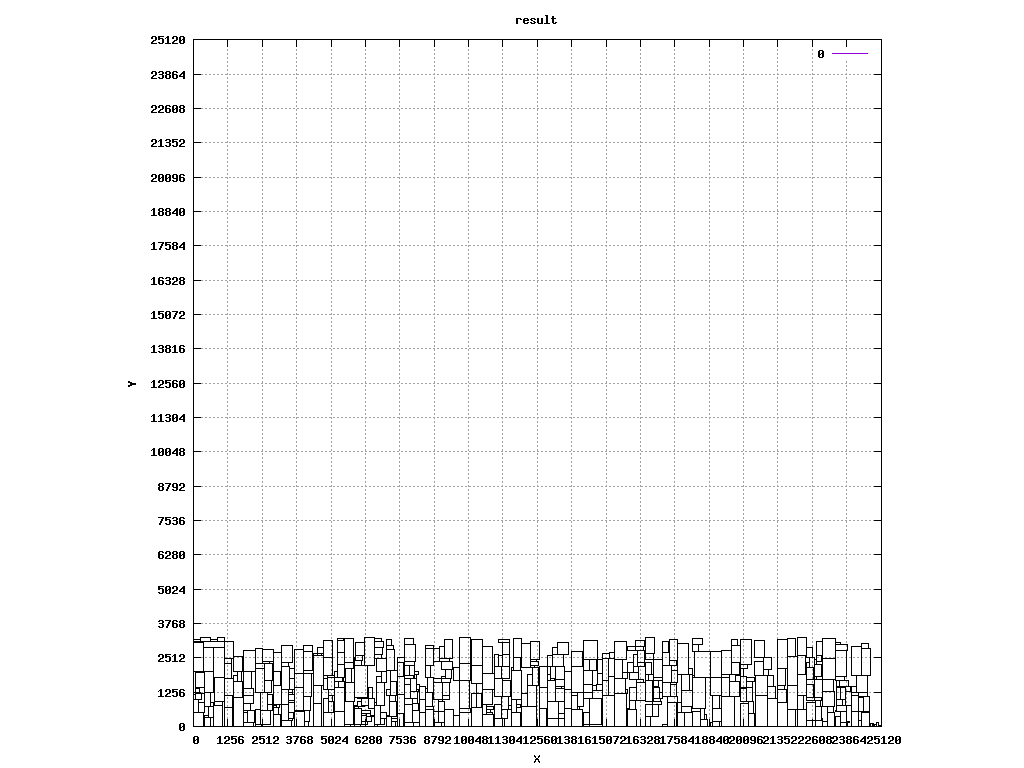

Generate this figure with gnuplot:
reset
set title "result"
set xlabel "X"
set ylabel "Y"
set object 1 rect from 12330,2245 to 12610,2375 lw 1 fs empty
#set label "T1_h2_0001" at 12470,2310 center
set object 2 rect from 19665,2340 to 19970,2955 lw 1 fs empty
#set label "T1_h2_0002" at 19817,2647 center
set object 3 rect from 4740,2520 to 5060,3160 lw 1 fs empty
#set label "T1_h2_0003" at 4900,2840 center
set object 4 rect from 17300,875 to 17665,1105 lw 1 fs empty
#set label "T1_h2_0004" at 17482,990 center
set object 5 rect from 7035,2960 to 7240,3200 lw 1 fs empty
#set label "T1_h2_0005" at 7137,3080 center
set object 6 rect from 7470,490 to 7710,1160 lw 1 fs empty
#set label "T1_h2_0006" at 7590,825 center
set object 7 rect from 23440,2770 to 23890,3010 lw 1 fs empty
#set label "T1_h2_0007" at 23665,2890 center
set object 8 rect from 13230,1710 to 13570,2200 lw 1 fs empty
#set label "T1_h2_0008" at 13400,1955 center
set object 9 rect from 6120,770 to 6405,1020 lw 1 fs empty
#set label "T1_h2_0009" at 6262,895 center
set object 10 rect from 23825,780 to 24025,1270 lw 1 fs empty
#set label "T1_h2_0010" at 23925,1025 center
set object 11 rect from 370,2000 to 730,2875 lw 1 fs empty
#set label "T1_h2_0011" at 550,2437 center
set object 12 rect from 15685,1750 to 15870,1960 lw 1 fs empty
#set label "T1_h2_0012" at 15777,1855 center
set object 13 rect from 13335,280 to 13560,490 lw 1 fs empty
#set label "T1_h2_0013" at 13447,385 center
set object 14 rect from 22710,230 to 22925,730 lw 1 fs empty
#set label "T1_h2_0014" at 22817,480 center
set object 15 rect from 12940,1680 to 13045,1900 lw 1 fs empty
#set label "T1_h2_0015" at 12992,1790 center
set object 16 rect from 16210,2205 to 16490,2335 lw 1 fs empty
#set label "T1_h2_0016" at 16350,2270 center
set object 17 rect from 8780,140 to 8950,540 lw 1 fs empty
#set label "T1_h2_0017" at 8865,340 center
set object 18 rect from 6850,290 to 7035,500 lw 1 fs empty
#set label "T1_h2_0018" at 6942,395 center
set object 19 rect from 10140,0 to 10575,680 lw 1 fs empty
#set label "T1_h2_0019" at 10357,340 center
set object 20 rect from 16805,1430 to 16840,1450 lw 1 fs empty
#set label "T1_h2_0020" at 16822,1440 center
set object 21 rect from 7035,2050 to 7350,2820 lw 1 fs empty
#set label "T1_h2_0021" at 7192,2435 center
set object 22 rect from 24750,0 to 24795,110 lw 1 fs empty
#set label "T1_h2_0022" at 24772,55 center
set object 23 rect from 6405,650 to 6595,1020 lw 1 fs empty
#set label "T1_h2_0023" at 6500,835 center
set object 24 rect from 13110,2640 to 13315,2880 lw 1 fs empty
#set label "T1_h2_0024" at 13212,2760 center
set object 25 rect from 17140,1105 to 17410,1615 lw 1 fs empty
#set label "T1_h2_0025" at 17275,1360 center
set object 26 rect from 15870,2795 to 16150,2925 lw 1 fs empty
#set label "T1_h2_0026" at 16010,2860 center
set object 27 rect from 7035,1140 to 7200,1340 lw 1 fs empty
#set label "T1_h2_0027" at 7117,1240 center
set object 28 rect from 8260,990 to 8460,1480 lw 1 fs empty
#set label "T1_h2_0028" at 8360,1235 center
set object 29 rect from 1445,0 to 1815,1070 lw 1 fs empty
#set label "T1_h2_0029" at 1630,535 center
set object 30 rect from 22680,1820 to 22930,2280 lw 1 fs empty
#set label "T1_h2_0030" at 22805,2050 center
set object 31 rect from 16495,1690 to 16625,1910 lw 1 fs empty
#set label "T1_h2_0031" at 16560,1800 center
set object 32 rect from 16175,1595 to 16440,1735 lw 1 fs empty
#set label "T1_h2_0032" at 16307,1665 center
set object 33 rect from 14470,2040 to 14705,2460 lw 1 fs empty
#set label "T1_h2_0033" at 14587,2250 center
set object 34 rect from 865,3110 to 1145,3240 lw 1 fs empty
#set label "T1_h2_0034" at 1005,3175 center
set object 35 rect from 8090,1920 to 8215,2010 lw 1 fs empty
#set label "T1_h2_0035" at 8152,1965 center
set object 36 rect from 3465,300 to 3645,530 lw 1 fs empty
#set label "T1_h2_0036" at 3555,415 center
set object 37 rect from 5865,2230 to 6120,2410 lw 1 fs empty
#set label "T1_h2_0037" at 5992,2320 center
set object 38 rect from 7910,1280 to 8160,1740 lw 1 fs empty
#set label "T1_h2_0038" at 8035,1510 center
set object 39 rect from 4370,1510 to 4740,2580 lw 1 fs empty
#set label "T1_h2_0039" at 4555,2045 center
set object 40 rect from 5270,1795 to 5520,2255 lw 1 fs empty
#set label "T1_h2_0040" at 5395,2025 center
set object 41 rect from 7710,1030 to 7910,1520 lw 1 fs empty
#set label "T1_h2_0041" at 7810,1275 center
set object 42 rect from 16495,0 to 16685,370 lw 1 fs empty
#set label "T1_h2_0042" at 16590,185 center
set object 43 rect from 4890,1790 to 5135,1880 lw 1 fs empty
#set label "T1_h2_0043" at 5012,1835 center
set object 44 rect from 735,770 to 780,880 lw 1 fs empty
#set label "T1_h2_0044" at 757,825 center
set object 45 rect from 24795,0 to 24840,110 lw 1 fs empty
#set label "T1_h2_0045" at 24817,55 center
set object 46 rect from 24025,1860 to 24395,2930 lw 1 fs empty
#set label "T1_h2_0046" at 24210,2395 center
set object 47 rect from 8565,1255 to 8760,1795 lw 1 fs empty
#set label "T1_h2_0047" at 8662,1525 center
set object 48 rect from 25065,0 to 25100,20 lw 1 fs empty
#set label "T1_h2_0048" at 25082,10 center
set object 49 rect from 24415,0 to 24685,510 lw 1 fs empty
#set label "T1_h2_0049" at 24550,255 center
set object 50 rect from 10980,2190 to 11155,2620 lw 1 fs empty
#set label "T1_h2_0050" at 11067,2405 center
set object 51 rect from 12000,715 to 12200,1205 lw 1 fs empty
#set label "T1_h2_0051" at 12100,960 center
set object 52 rect from 24025,0 to 24285,560 lw 1 fs empty
#set label "T1_h2_0052" at 24155,280 center
set object 53 rect from 3705,570 to 4015,1420 lw 1 fs empty
#set label "T1_h2_0053" at 3860,995 center
set object 54 rect from 8005,130 to 8255,590 lw 1 fs empty
#set label "T1_h2_0054" at 8130,360 center
set object 55 rect from 4740,530 to 4940,1020 lw 1 fs empty
#set label "T1_h2_0055" at 4840,775 center
set object 56 rect from 18655,250 to 18725,430 lw 1 fs empty
#set label "T1_h2_0056" at 18690,340 center
set object 57 rect from 3465,1240 to 3620,1350 lw 1 fs empty
#set label "T1_h2_0057" at 3542,1295 center
set object 58 rect from 16805,1010 to 17035,1430 lw 1 fs empty
#set label "T1_h2_0058" at 16920,1220 center
set object 59 rect from 13810,2190 to 14215,2755 lw 1 fs empty
#set label "T1_h2_0059" at 14012,2472 center
set object 60 rect from 22390,940 to 22670,1070 lw 1 fs empty
#set label "T1_h2_0060" at 22530,1005 center
set object 61 rect from 20975,1010 to 21250,1460 lw 1 fs empty
#set label "T1_h2_0061" at 21112,1235 center
set object 62 rect from 8005,830 to 8170,1030 lw 1 fs empty
#set label "T1_h2_0062" at 8087,930 center
set object 63 rect from 7035,0 to 7225,370 lw 1 fs empty
#set label "T1_h2_0063" at 7130,185 center
set object 64 rect from 7710,1740 to 8045,1870 lw 1 fs empty
#set label "T1_h2_0064" at 7877,1805 center
set object 65 rect from 13810,0 to 14205,630 lw 1 fs empty
#set label "T1_h2_0065" at 14007,315 center
set object 66 rect from 2455,570 to 2695,1240 lw 1 fs empty
#set label "T1_h2_0066" at 2575,905 center
set object 67 rect from 1985,130 to 2235,590 lw 1 fs empty
#set label "T1_h2_0067" at 2110,360 center
set object 68 rect from 6125,470 to 6460,600 lw 1 fs empty
#set label "T1_h2_0068" at 6292,535 center
set object 69 rect from 7710,2240 to 8085,2370 lw 1 fs empty
#set label "T1_h2_0069" at 7897,2305 center
set object 70 rect from 16495,370 to 16770,820 lw 1 fs empty
#set label "T1_h2_0070" at 16632,595 center
set object 71 rect from 10980,1080 to 11280,1740 lw 1 fs empty
#set label "T1_h2_0071" at 11130,1410 center
set object 72 rect from 25120,0 to 25135,10 lw 1 fs empty
#set label "T1_h2_0072" at 25127,5 center
set object 73 rect from 2260,1240 to 2590,2110 lw 1 fs empty
#set label "T1_h2_0073" at 2425,1675 center
set object 74 rect from 22490,2170 to 22680,2540 lw 1 fs empty
#set label "T1_h2_0074" at 22585,2355 center
set object 75 rect from 22995,0 to 23160,200 lw 1 fs empty
#set label "T1_h2_0075" at 23077,100 center
set object 76 rect from 70,1195 to 235,1395 lw 1 fs empty
#set label "T1_h2_0076" at 152,1295 center
set object 77 rect from 8475,2225 to 8780,2840 lw 1 fs empty
#set label "T1_h2_0077" at 8627,2532 center
set object 78 rect from 5980,730 to 6120,930 lw 1 fs empty
#set label "T1_h2_0078" at 6050,830 center
set object 79 rect from 16805,1680 to 17140,1810 lw 1 fs empty
#set label "T1_h2_0079" at 16972,1745 center
set object 80 rect from 17410,1525 to 17655,1615 lw 1 fs empty
#set label "T1_h2_0080" at 17532,1570 center
set object 81 rect from 2910,1500 to 3180,2010 lw 1 fs empty
#set label "T1_h2_0081" at 3045,1755 center
set object 82 rect from 7470,2330 to 7695,2540 lw 1 fs empty
#set label "T1_h2_0082" at 7582,2435 center
set object 83 rect from 16770,790 to 17105,920 lw 1 fs empty
#set label "T1_h2_0083" at 16937,855 center
set object 84 rect from 5525,2110 to 5850,2340 lw 1 fs empty
#set label "T1_h2_0084" at 5687,2225 center
set object 85 rect from 6255,2230 to 6610,3240 lw 1 fs empty
#set label "T1_h2_0085" at 6432,2735 center
set object 86 rect from 415,340 to 560,410 lw 1 fs empty
#set label "T1_h2_0086" at 487,375 center
set object 87 rect from 6405,1020 to 6555,1440 lw 1 fs empty
#set label "T1_h2_0087" at 6480,1230 center
set object 88 rect from 12330,2155 to 12455,2245 lw 1 fs empty
#set label "T1_h2_0088" at 12392,2200 center
set object 89 rect from 23440,0 to 23630,370 lw 1 fs empty
#set label "T1_h2_0089" at 23535,185 center
set object 90 rect from 12200,1485 to 12375,1915 lw 1 fs empty
#set label "T1_h2_0090" at 12287,1700 center
set object 91 rect from 22390,2540 to 22610,2880 lw 1 fs empty
#set label "T1_h2_0091" at 22500,2710 center
set object 92 rect from 2455,80 to 2795,570 lw 1 fs empty
#set label "T1_h2_0092" at 2625,325 center
set object 93 rect from 14755,1950 to 14955,2440 lw 1 fs empty
#set label "T1_h2_0093" at 14855,2195 center
set object 94 rect from 16495,2680 to 16840,3240 lw 1 fs empty
#set label "T1_h2_0094" at 16667,2960 center
set object 95 rect from 22390,0 to 22715,230 lw 1 fs empty
#set label "T1_h2_0095" at 22552,115 center
set object 96 rect from 5570,930 to 5865,1620 lw 1 fs empty
#set label "T1_h2_0096" at 5717,1275 center
set object 97 rect from 7225,0 to 7390,200 lw 1 fs empty
#set label "T1_h2_0097" at 7307,100 center
set object 98 rect from 22070,0 to 22390,640 lw 1 fs empty
#set label "T1_h2_0098" at 22230,320 center
set object 99 rect from 21330,0 to 21690,875 lw 1 fs empty
#set label "T1_h2_0099" at 21510,437 center
set object 100 rect from 5865,0 to 6110,90 lw 1 fs empty
#set label "T1_h2_0100" at 5987,45 center
set object 101 rect from 12330,2375 to 12540,2455 lw 1 fs empty
#set label "T1_h2_0101" at 12435,2415 center
set object 102 rect from 19805,1650 to 19970,1850 lw 1 fs empty
#set label "T1_h2_0102" at 19887,1750 center
set object 103 rect from 4370,850 to 4670,1510 lw 1 fs empty
#set label "T1_h2_0103" at 4520,1180 center
set object 104 rect from 8475,1255 to 8565,1375 lw 1 fs empty
#set label "T1_h2_0104" at 8520,1315 center
set object 105 rect from 11255,1740 to 11530,2190 lw 1 fs empty
#set label "T1_h2_0105" at 11392,1965 center
set object 106 rect from 15210,2490 to 15375,2690 lw 1 fs empty
#set label "T1_h2_0106" at 15292,2590 center
set object 107 rect from 21330,875 to 21680,1370 lw 1 fs empty
#set label "T1_h2_0107" at 21505,1122 center
set object 108 rect from 22670,940 to 22950,1070 lw 1 fs empty
#set label "T1_h2_0108" at 22810,1005 center
set object 109 rect from 780,770 to 1060,900 lw 1 fs empty
#set label "T1_h2_0109" at 920,835 center
set object 110 rect from 17140,2245 to 17390,2705 lw 1 fs empty
#set label "T1_h2_0110" at 17265,2475 center
set object 111 rect from 2260,80 to 2455,620 lw 1 fs empty
#set label "T1_h2_0111" at 2357,350 center
set object 112 rect from 17300,0 to 17660,875 lw 1 fs empty
#set label "T1_h2_0112" at 17480,437 center
set object 113 rect from 8950,140 to 9180,560 lw 1 fs empty
#set label "T1_h2_0113" at 9065,350 center
set object 114 rect from 14025,750 to 14240,1250 lw 1 fs empty
#set label "T1_h2_0114" at 14132,1000 center
set object 115 rect from 17140,0 to 17300,80 lw 1 fs empty
#set label "T1_h2_0115" at 17220,40 center
set object 116 rect from 8260,0 to 8475,500 lw 1 fs empty
#set label "T1_h2_0116" at 8367,250 center
set object 117 rect from 23475,780 to 23700,990 lw 1 fs empty
#set label "T1_h2_0117" at 23587,885 center
set object 118 rect from 18870,1125 to 19305,1805 lw 1 fs empty
#set label "T1_h2_0118" at 19087,1465 center
set object 119 rect from 20200,1410 to 20405,1650 lw 1 fs empty
#set label "T1_h2_0119" at 20302,1530 center
set object 120 rect from 24895,0 to 24935,85 lw 1 fs empty
#set label "T1_h2_0120" at 24915,42 center
set object 121 rect from 7470,1160 to 7710,1830 lw 1 fs empty
#set label "T1_h2_0121" at 7590,1495 center
set object 122 rect from 11685,2065 to 11935,2525 lw 1 fs empty
#set label "T1_h2_0122" at 11810,2295 center
set object 123 rect from 8950,900 to 9095,970 lw 1 fs empty
#set label "T1_h2_0123" at 9022,935 center
set object 124 rect from 20280,0 to 20480,490 lw 1 fs empty
#set label "T1_h2_0124" at 20380,245 center
set object 125 rect from 17680,510 to 17815,880 lw 1 fs empty
#set label "T1_h2_0125" at 17747,695 center
set object 126 rect from 1815,590 to 2100,840 lw 1 fs empty
#set label "T1_h2_0126" at 1957,715 center
set object 127 rect from 6610,760 to 6685,890 lw 1 fs empty
#set label "T1_h2_0127" at 6647,825 center
set object 128 rect from 24395,2870 to 24650,3050 lw 1 fs empty
#set label "T1_h2_0128" at 24522,2960 center
set object 129 rect from 20480,2530 to 20875,3160 lw 1 fs empty
#set label "T1_h2_0129" at 20677,2845 center
set object 130 rect from 24285,560 to 24485,1050 lw 1 fs empty
#set label "T1_h2_0130" at 24385,805 center
set object 131 rect from 23475,550 to 23840,780 lw 1 fs empty
#set label "T1_h2_0131" at 23657,665 center
set object 132 rect from 16210,2335 to 16460,2795 lw 1 fs empty
#set label "T1_h2_0132" at 16335,2565 center
set object 133 rect from 9715,1670 to 10110,2300 lw 1 fs empty
#set label "T1_h2_0133" at 9912,1985 center
set object 134 rect from 23825,1270 to 23990,1470 lw 1 fs empty
#set label "T1_h2_0134" at 23907,1370 center
set object 135 rect from 2910,450 to 3090,680 lw 1 fs empty
#set label "T1_h2_0135" at 3000,565 center
set object 136 rect from 14240,2460 to 14755,3150 lw 1 fs empty
#set label "T1_h2_0136" at 14497,2805 center
set object 137 rect from 19305,1090 to 19600,1780 lw 1 fs empty
#set label "T1_h2_0137" at 19452,1435 center
set object 138 rect from 2590,1240 to 2865,1690 lw 1 fs empty
#set label "T1_h2_0138" at 2727,1465 center
set object 139 rect from 11500,620 to 11600,780 lw 1 fs empty
#set label "T1_h2_0139" at 11550,700 center
set object 140 rect from 3035,680 to 3155,810 lw 1 fs empty
#set label "T1_h2_0140" at 3095,745 center
set object 141 rect from 12940,0 to 13325,280 lw 1 fs empty
#set label "T1_h2_0141" at 13132,140 center
set object 142 rect from 8090,1740 to 8160,1920 lw 1 fs empty
#set label "T1_h2_0142" at 8125,1830 center
set object 143 rect from 13810,1250 to 14230,2190 lw 1 fs empty
#set label "T1_h2_0143" at 14020,1720 center
set object 144 rect from 8160,1360 to 8260,1520 lw 1 fs empty
#set label "T1_h2_0144" at 8210,1440 center
set object 145 rect from 22995,2475 to 23440,3225 lw 1 fs empty
#set label "T1_h2_0145" at 23217,2850 center
set object 146 rect from 15870,1965 to 16060,2335 lw 1 fs empty
#set label "T1_h2_0146" at 15965,2150 center
set object 147 rect from 10140,680 to 10335,1220 lw 1 fs empty
#set label "T1_h2_0147" at 10237,950 center
set object 148 rect from 70,985 to 295,1195 lw 1 fs empty
#set label "T1_h2_0148" at 182,1090 center
set object 149 rect from 11250,280 to 11470,620 lw 1 fs empty
#set label "T1_h2_0149" at 11360,450 center
set object 150 rect from 5525,930 to 5570,1040 lw 1 fs empty
#set label "T1_h2_0150" at 5547,985 center
set object 151 rect from 17680,1920 to 18080,3040 lw 1 fs empty
#set label "T1_h2_0151" at 17880,2480 center
set object 152 rect from 14240,0 to 14485,90 lw 1 fs empty
#set label "T1_h2_0152" at 14362,45 center
set object 153 rect from 14240,2040 to 14470,2460 lw 1 fs empty
#set label "T1_h2_0153" at 14355,2250 center
set object 154 rect from 13230,1480 to 13555,1710 lw 1 fs empty
#set label "T1_h2_0154" at 13392,1595 center
set object 155 rect from 6610,0 to 6735,90 lw 1 fs empty
#set label "T1_h2_0155" at 6672,45 center
set object 156 rect from 22670,1070 to 22990,1710 lw 1 fs empty
#set label "T1_h2_0156" at 22830,1390 center
set object 157 rect from 18950,0 to 19205,180 lw 1 fs empty
#set label "T1_h2_0157" at 19077,90 center
set object 158 rect from 4740,1340 to 4890,1760 lw 1 fs empty
#set label "T1_h2_0158" at 4815,1550 center
set object 159 rect from 23440,550 to 23475,570 lw 1 fs empty
#set label "T1_h2_0159" at 23457,560 center
set object 160 rect from 8950,560 to 9170,900 lw 1 fs empty
#set label "T1_h2_0160" at 9060,730 center
set object 161 rect from 9730,0 to 10140,530 lw 1 fs empty
#set label "T1_h2_0161" at 9935,265 center
set object 162 rect from 6865,1610 to 7035,2010 lw 1 fs empty
#set label "T1_h2_0162" at 6950,1810 center
set object 163 rect from 3205,2200 to 3485,2330 lw 1 fs empty
#set label "T1_h2_0163" at 3345,2265 center
set object 164 rect from 14955,2490 to 15210,2670 lw 1 fs empty
#set label "T1_h2_0164" at 15082,2580 center
set object 165 rect from 18870,0 to 18950,160 lw 1 fs empty
#set label "T1_h2_0165" at 18910,80 center
set object 166 rect from 23475,990 to 23650,1420 lw 1 fs empty
#set label "T1_h2_0166" at 23562,1205 center
set object 167 rect from 20480,1880 to 20830,2375 lw 1 fs empty
#set label "T1_h2_0167" at 20655,2127 center
set object 168 rect from 6120,730 to 6235,770 lw 1 fs empty
#set label "T1_h2_0168" at 6177,750 center
set object 169 rect from 5865,2410 to 5915,2520 lw 1 fs empty
#set label "T1_h2_0169" at 5890,2465 center
set object 170 rect from 1140,2315 to 1395,2495 lw 1 fs empty
#set label "T1_h2_0170" at 1267,2405 center
set object 171 rect from 22390,1710 to 22640,2170 lw 1 fs empty
#set label "T1_h2_0171" at 22515,1940 center
set object 172 rect from 5165,1655 to 5430,1795 lw 1 fs empty
#set label "T1_h2_0172" at 5297,1725 center
set object 173 rect from 5865,90 to 6125,650 lw 1 fs empty
#set label "T1_h2_0173" at 5995,370 center
set object 174 rect from 15925,1735 to 16250,1965 lw 1 fs empty
#set label "T1_h2_0174" at 16087,1850 center
set object 175 rect from 9060,2080 to 9445,2360 lw 1 fs empty
#set label "T1_h2_0175" at 9252,2220 center
set object 176 rect from 12940,2200 to 13110,2600 lw 1 fs empty
#set label "T1_h2_0176" at 13025,2400 center
set object 177 rect from 17390,2425 to 17680,3195 lw 1 fs empty
#set label "T1_h2_0177" at 17535,2810 center
set object 178 rect from 19665,1890 to 19940,2340 lw 1 fs empty
#set label "T1_h2_0178" at 19802,2115 center
set object 179 rect from 22995,720 to 23400,1285 lw 1 fs empty
#set label "T1_h2_0179" at 23197,1002 center
set object 180 rect from 1815,130 to 1985,530 lw 1 fs empty
#set label "T1_h2_0180" at 1900,330 center
set object 181 rect from 415,0 to 635,340 lw 1 fs empty
#set label "T1_h2_0181" at 525,170 center
set object 182 rect from 14565,1310 to 14730,1510 lw 1 fs empty
#set label "T1_h2_0182" at 14647,1410 center
set object 183 rect from 0,985 to 70,1165 lw 1 fs empty
#set label "T1_h2_0183" at 35,1075 center
set object 184 rect from 7035,370 to 7150,410 lw 1 fs empty
#set label "T1_h2_0184" at 7092,390 center
set object 185 rect from 24285,0 to 24415,220 lw 1 fs empty
#set label "T1_h2_0185" at 24350,110 center
set object 186 rect from 9060,1740 to 9220,1820 lw 1 fs empty
#set label "T1_h2_0186" at 9140,1780 center
set object 187 rect from 18505,0 to 18790,250 lw 1 fs empty
#set label "T1_h2_0187" at 18647,125 center
set object 188 rect from 2695,800 to 2885,1170 lw 1 fs empty
#set label "T1_h2_0188" at 2790,985 center
set object 189 rect from 4050,0 to 4215,200 lw 1 fs empty
#set label "T1_h2_0189" at 4132,100 center
set object 190 rect from 19665,2955 to 19890,3165 lw 1 fs empty
#set label "T1_h2_0190" at 19777,3060 center
set object 191 rect from 17140,2705 to 17370,3125 lw 1 fs empty
#set label "T1_h2_0191" at 17255,2915 center
set object 192 rect from 12650,0 to 12890,670 lw 1 fs empty
#set label "T1_h2_0192" at 12770,335 center
set object 193 rect from 6610,2645 to 6895,2895 lw 1 fs empty
#set label "T1_h2_0193" at 6752,2770 center
set object 194 rect from 7910,1030 to 8195,1280 lw 1 fs empty
#set label "T1_h2_0194" at 8052,1155 center
set object 195 rect from 13230,1400 to 13440,1480 lw 1 fs empty
#set label "T1_h2_0195" at 13335,1440 center
set object 196 rect from 3515,1750 to 3705,2120 lw 1 fs empty
#set label "T1_h2_0196" at 3610,1935 center
set object 197 rect from 23440,1830 to 23860,2770 lw 1 fs empty
#set label "T1_h2_0197" at 23650,2300 center
set object 198 rect from 20480,0 to 20520,85 lw 1 fs empty
#set label "T1_h2_0198" at 20500,42 center
set object 199 rect from 17390,2245 to 17645,2425 lw 1 fs empty
#set label "T1_h2_0199" at 17517,2335 center
set object 200 rect from 16495,920 to 16785,1690 lw 1 fs empty
#set label "T1_h2_0200" at 16640,1305 center
set object 201 rect from 235,1195 to 415,1425 lw 1 fs empty
#set label "T1_h2_0201" at 325,1310 center
set object 202 rect from 9060,1610 to 9395,1740 lw 1 fs empty
#set label "T1_h2_0202" at 9227,1675 center
set object 203 rect from 4015,570 to 4285,1080 lw 1 fs empty
#set label "T1_h2_0203" at 4150,825 center
set object 204 rect from 23630,130 to 23860,550 lw 1 fs empty
#set label "T1_h2_0204" at 23745,340 center
set object 205 rect from 4050,200 to 4240,570 lw 1 fs empty
#set label "T1_h2_0205" at 4145,385 center
set object 206 rect from 6610,90 to 6850,760 lw 1 fs empty
#set label "T1_h2_0206" at 6730,425 center
set object 207 rect from 2520,2305 to 2765,2395 lw 1 fs empty
#set label "T1_h2_0207" at 2642,2350 center
set object 208 rect from 9715,2300 to 10135,3240 lw 1 fs empty
#set label "T1_h2_0208" at 9925,2770 center
set object 209 rect from 1140,0 to 1435,690 lw 1 fs empty
#set label "T1_h2_0209" at 1287,345 center
set object 210 rect from 17815,510 to 18180,740 lw 1 fs empty
#set label "T1_h2_0210" at 17997,625 center
set object 211 rect from 6330,180 to 6495,380 lw 1 fs empty
#set label "T1_h2_0211" at 6412,280 center
set object 212 rect from 3465,870 to 3675,950 lw 1 fs empty
#set label "T1_h2_0212" at 3570,910 center
set object 213 rect from 245,3110 to 620,3240 lw 1 fs empty
#set label "T1_h2_0213" at 432,3175 center
set object 214 rect from 13315,2640 to 13705,3080 lw 1 fs empty
#set label "T1_h2_0214" at 13510,2860 center
set object 215 rect from 14240,1030 to 14565,1260 lw 1 fs empty
#set label "T1_h2_0215" at 14402,1145 center
set object 216 rect from 1140,1755 to 1400,2315 lw 1 fs empty
#set label "T1_h2_0216" at 1270,2035 center
set object 217 rect from 19970,2260 to 20390,3200 lw 1 fs empty
#set label "T1_h2_0217" at 20180,2730 center
set object 218 rect from 20975,0 to 21330,1010 lw 1 fs empty
#set label "T1_h2_0218" at 21152,505 center
set object 219 rect from 16060,2205 to 16210,2625 lw 1 fs empty
#set label "T1_h2_0219" at 16135,2415 center
set object 220 rect from 15925,955 to 16175,1415 lw 1 fs empty
#set label "T1_h2_0220" at 16050,1185 center
set object 221 rect from 735,0 to 1050,770 lw 1 fs empty
#set label "T1_h2_0221" at 892,385 center
set object 222 rect from 2520,2395 to 2910,2835 lw 1 fs empty
#set label "T1_h2_0222" at 2715,2615 center
set object 223 rect from 13570,1340 to 13810,2010 lw 1 fs empty
#set label "T1_h2_0223" at 13690,1675 center
set object 224 rect from 10710,440 to 10920,520 lw 1 fs empty
#set label "T1_h2_0224" at 10815,480 center
set object 225 rect from 3705,0 to 4050,560 lw 1 fs empty
#set label "T1_h2_0225" at 3877,280 center
set object 226 rect from 17680,0 to 17950,510 lw 1 fs empty
#set label "T1_h2_0226" at 17815,255 center
set object 227 rect from 11600,2065 to 11685,2175 lw 1 fs empty
#set label "T1_h2_0227" at 11642,2120 center
set object 228 rect from 14240,1550 to 14580,2040 lw 1 fs empty
#set label "T1_h2_0228" at 14410,1795 center
set object 229 rect from 10575,810 to 10920,1370 lw 1 fs empty
#set label "T1_h2_0229" at 10747,1090 center
set object 230 rect from 9220,1740 to 9440,2080 lw 1 fs empty
#set label "T1_h2_0230" at 9330,1910 center
set object 231 rect from 10980,280 to 11250,790 lw 1 fs empty
#set label "T1_h2_0231" at 11115,535 center
set object 232 rect from 5570,1620 to 5770,2110 lw 1 fs empty
#set label "T1_h2_0232" at 5670,1865 center
set object 233 rect from 6685,2010 to 7035,2505 lw 1 fs empty
#set label "T1_h2_0233" at 6860,2257 center
set object 234 rect from 15390,0 to 15830,1200 lw 1 fs empty
#set label "T1_h2_0234" at 15610,600 center
set object 235 rect from 13110,2200 to 13500,2640 lw 1 fs empty
#set label "T1_h2_0235" at 13305,2420 center
set object 236 rect from 11600,0 to 11950,495 lw 1 fs empty
#set label "T1_h2_0236" at 11775,247 center
set object 237 rect from 19305,1890 to 19665,2765 lw 1 fs empty
#set label "T1_h2_0237" at 19485,2327 center
set object 238 rect from 16495,2450 to 16820,2680 lw 1 fs empty
#set label "T1_h2_0238" at 16657,2565 center
set object 239 rect from 0,2000 to 370,3070 lw 1 fs empty
#set label "T1_h2_0239" at 185,2535 center
set object 240 rect from 1140,690 to 1415,1140 lw 1 fs empty
#set label "T1_h2_0240" at 1277,915 center
set object 241 rect from 5165,1435 to 5295,1655 lw 1 fs empty
#set label "T1_h2_0241" at 5230,1545 center
set object 242 rect from 18310,1800 to 18870,2755 lw 1 fs empty
#set label "T1_h2_0242" at 18590,2277 center
set object 243 rect from 5915,2590 to 6255,3080 lw 1 fs empty
#set label "T1_h2_0243" at 6085,2835 center
set object 244 rect from 11280,1080 to 11585,1695 lw 1 fs empty
#set label "T1_h2_0244" at 11432,1387 center
set object 245 rect from 17410,1105 to 17640,1525 lw 1 fs empty
#set label "T1_h2_0245" at 17525,1315 center
set object 246 rect from 8780,0 to 9045,140 lw 1 fs empty
#set label "T1_h2_0246" at 8912,70 center
set object 247 rect from 6125,180 to 6330,420 lw 1 fs empty
#set label "T1_h2_0247" at 6227,300 center
set object 248 rect from 8475,615 to 8755,745 lw 1 fs empty
#set label "T1_h2_0248" at 8615,680 center
set object 249 rect from 7225,200 to 7470,290 lw 1 fs empty
#set label "T1_h2_0249" at 7347,245 center
set object 250 rect from 7150,370 to 7410,930 lw 1 fs empty
#set label "T1_h2_0250" at 7280,650 center
set object 251 rect from 11250,620 to 11500,1080 lw 1 fs empty
#set label "T1_h2_0251" at 11375,850 center
set object 252 rect from 1625,1630 to 1760,2000 lw 1 fs empty
#set label "T1_h2_0252" at 1692,1815 center
set object 253 rect from 19970,0 to 20280,850 lw 1 fs empty
#set label "T1_h2_0253" at 20125,425 center
set object 254 rect from 2910,680 to 3035,770 lw 1 fs empty
#set label "T1_h2_0254" at 2972,725 center
set object 255 rect from 16805,920 to 17050,1010 lw 1 fs empty
#set label "T1_h2_0255" at 16927,965 center
set object 256 rect from 10710,520 to 10865,630 lw 1 fs empty
#set label "T1_h2_0256" at 10787,575 center
set object 257 rect from 14955,0 to 15385,1150 lw 1 fs empty
#set label "T1_h2_0257" at 15170,575 center
set object 258 rect from 22680,1710 to 22765,1820 lw 1 fs empty
#set label "T1_h2_0258" at 22722,1765 center
set object 259 rect from 560,340 to 730,740 lw 1 fs empty
#set label "T1_h2_0259" at 645,540 center
set object 260 rect from 8780,1610 to 9060,1740 lw 1 fs empty
#set label "T1_h2_0260" at 8920,1675 center
set object 261 rect from 15925,615 to 16145,955 lw 1 fs empty
#set label "T1_h2_0261" at 16035,785 center
set object 262 rect from 23860,130 to 23975,170 lw 1 fs empty
#set label "T1_h2_0262" at 23917,150 center
set object 263 rect from 1815,1400 to 2120,2015 lw 1 fs empty
#set label "T1_h2_0263" at 1967,1707 center
set object 264 rect from 20280,490 to 20455,920 lw 1 fs empty
#set label "T1_h2_0264" at 20367,705 center
set object 265 rect from 8780,970 to 9100,1610 lw 1 fs empty
#set label "T1_h2_0265" at 8940,1290 center
set object 266 rect from 18245,0 to 18505,560 lw 1 fs empty
#set label "T1_h2_0266" at 18375,280 center
set object 267 rect from 24395,1860 to 24750,2870 lw 1 fs empty
#set label "T1_h2_0267" at 24572,2365 center
set object 268 rect from 14730,1310 to 14935,1550 lw 1 fs empty
#set label "T1_h2_0268" at 14832,1430 center
set object 269 rect from 21700,2560 to 22000,3220 lw 1 fs empty
#set label "T1_h2_0269" at 21850,2890 center
set object 270 rect from 18870,1805 to 19290,2745 lw 1 fs empty
#set label "T1_h2_0270" at 19080,2275 center
set object 271 rect from 4740,1880 to 5060,2520 lw 1 fs empty
#set label "T1_h2_0271" at 4900,2200 center
set object 272 rect from 6455,380 to 6570,420 lw 1 fs empty
#set label "T1_h2_0272" at 6512,400 center
set object 273 rect from 780,900 to 1140,1775 lw 1 fs empty
#set label "T1_h2_0273" at 960,1337 center
set object 274 rect from 22710,730 to 22895,940 lw 1 fs empty
#set label "T1_h2_0274" at 22802,835 center
set object 275 rect from 11815,705 to 11940,795 lw 1 fs empty
#set label "T1_h2_0275" at 11877,750 center
set object 276 rect from 9500,1670 to 9715,2170 lw 1 fs empty
#set label "T1_h2_0276" at 9607,1920 center
set object 277 rect from 415,740 to 615,1230 lw 1 fs empty
#set label "T1_h2_0277" at 515,985 center
set object 278 rect from 16625,1690 to 16805,1920 lw 1 fs empty
#set label "T1_h2_0278" at 16715,1805 center
set object 279 rect from 13570,670 to 13810,1340 lw 1 fs empty
#set label "T1_h2_0279" at 13690,1005 center
set object 280 rect from 415,1230 to 730,2000 lw 1 fs empty
#set label "T1_h2_0280" at 572,1615 center
set object 281 rect from 17035,1010 to 17140,1230 lw 1 fs empty
#set label "T1_h2_0281" at 17087,1120 center
set object 282 rect from 0,0 to 350,495 lw 1 fs empty
#set label "T1_h2_0282" at 175,247 center
set object 283 rect from 16175,955 to 16495,1595 lw 1 fs empty
#set label "T1_h2_0283" at 16335,1275 center
set object 284 rect from 21330,2125 to 21700,3195 lw 1 fs empty
#set label "T1_h2_0284" at 21515,2660 center
set object 285 rect from 5525,80 to 5835,930 lw 1 fs empty
#set label "T1_h2_0285" at 5680,505 center
set object 286 rect from 20520,1130 to 20965,1880 lw 1 fs empty
#set label "T1_h2_0286" at 20742,1505 center
set object 287 rect from 13230,910 to 13570,1400 lw 1 fs empty
#set label "T1_h2_0287" at 13400,1155 center
set object 288 rect from 8475,2840 to 8755,2970 lw 1 fs empty
#set label "T1_h2_0288" at 8615,2905 center
set object 289 rect from 5270,2715 to 5505,3135 lw 1 fs empty
#set label "T1_h2_0289" at 5387,2925 center
set object 290 rect from 22995,1725 to 23440,2475 lw 1 fs empty
#set label "T1_h2_0290" at 23217,2100 center
set object 291 rect from 4035,2060 to 4330,2750 lw 1 fs empty
#set label "T1_h2_0291" at 4182,2405 center
set object 292 rect from 23605,1470 to 23930,1700 lw 1 fs empty
#set label "T1_h2_0292" at 23767,1585 center
set object 293 rect from 20830,1880 to 20995,2080 lw 1 fs empty
#set label "T1_h2_0293" at 20912,1980 center
set object 294 rect from 11305,2190 to 11555,2650 lw 1 fs empty
#set label "T1_h2_0294" at 11430,2420 center
set object 295 rect from 3705,1930 to 4035,2800 lw 1 fs empty
#set label "T1_h2_0295" at 3870,2365 center
set object 296 rect from 10980,0 to 11365,280 lw 1 fs empty
#set label "T1_h2_0296" at 11172,140 center
set object 297 rect from 2590,1690 to 2895,2305 lw 1 fs empty
#set label "T1_h2_0297" at 2742,1997 center
set object 298 rect from 13810,630 to 14025,1130 lw 1 fs empty
#set label "T1_h2_0298" at 13917,880 center
set object 299 rect from 4035,2750 to 4360,2980 lw 1 fs empty
#set label "T1_h2_0299" at 4197,2865 center
set object 300 rect from 8475,1795 to 8650,2225 lw 1 fs empty
#set label "T1_h2_0300" at 8562,2010 center
set object 301 rect from 4370,0 to 4680,850 lw 1 fs empty
#set label "T1_h2_0301" at 4525,425 center
set object 302 rect from 1140,2495 to 1445,3110 lw 1 fs empty
#set label "T1_h2_0302" at 1292,2802 center
set object 303 rect from 14475,90 to 14895,1030 lw 1 fs empty
#set label "T1_h2_0303" at 14685,560 center
set object 304 rect from 620,3110 to 865,3200 lw 1 fs empty
#set label "T1_h2_0304" at 742,3155 center
set object 305 rect from 3205,230 to 3465,790 lw 1 fs empty
#set label "T1_h2_0305" at 3335,510 center
set object 306 rect from 20220,920 to 20420,1410 lw 1 fs empty
#set label "T1_h2_0306" at 20320,1165 center
set object 307 rect from 7710,0 to 8045,130 lw 1 fs empty
#set label "T1_h2_0307" at 7877,65 center
set object 308 rect from 11815,495 to 12000,705 lw 1 fs empty
#set label "T1_h2_0308" at 11907,600 center
set object 309 rect from 1815,0 to 2190,130 lw 1 fs empty
#set label "T1_h2_0309" at 2002,65 center
set object 310 rect from 1815,840 to 2200,1120 lw 1 fs empty
#set label "T1_h2_0310" at 2007,980 center
set object 311 rect from 12000,0 to 12525,715 lw 1 fs empty
#set label "T1_h2_0311" at 12262,357 center
set object 312 rect from 3465,1160 to 3625,1240 lw 1 fs empty
#set label "T1_h2_0312" at 3545,1200 center
set object 313 rect from 3515,1350 to 3685,1750 lw 1 fs empty
#set label "T1_h2_0313" at 3600,1550 center
set object 314 rect from 1445,1070 to 1790,1630 lw 1 fs empty
#set label "T1_h2_0314" at 1617,1350 center
set object 315 rect from 7710,2370 to 8105,3000 lw 1 fs empty
#set label "T1_h2_0315" at 7907,2685 center
set object 316 rect from 4530,2580 to 4690,2660 lw 1 fs empty
#set label "T1_h2_0316" at 4610,2620 center
set object 317 rect from 2695,570 to 2875,800 lw 1 fs empty
#set label "T1_h2_0317" at 2785,685 center
set object 318 rect from 14565,1030 to 14950,1310 lw 1 fs empty
#set label "T1_h2_0318" at 14757,1170 center
set object 319 rect from 3465,530 to 3685,870 lw 1 fs empty
#set label "T1_h2_0319" at 3575,700 center
set object 320 rect from 14755,1550 to 14925,1950 lw 1 fs empty
#set label "T1_h2_0320" at 14840,1750 center
set object 321 rect from 23160,510 to 23385,720 lw 1 fs empty
#set label "T1_h2_0321" at 23272,615 center
set object 322 rect from 20975,1460 to 21205,1880 lw 1 fs empty
#set label "T1_h2_0322" at 21090,1670 center
set object 323 rect from 10575,440 to 10710,810 lw 1 fs empty
#set label "T1_h2_0323" at 10642,625 center
set object 324 rect from 735,1775 to 1135,2895 lw 1 fs empty
#set label "T1_h2_0324" at 935,2335 center
set object 325 rect from 12650,1440 to 12940,2210 lw 1 fs empty
#set label "T1_h2_0325" at 12795,1825 center
set object 326 rect from 19305,0 to 19780,1090 lw 1 fs empty
#set label "T1_h2_0326" at 19542,545 center
set object 327 rect from 12330,2455 to 12650,3095 lw 1 fs empty
#set label "T1_h2_0327" at 12490,2775 center
set object 328 rect from 1445,1630 to 1625,1860 lw 1 fs empty
#set label "T1_h2_0328" at 1535,1745 center
set object 329 rect from 7470,0 to 7670,490 lw 1 fs empty
#set label "T1_h2_0329" at 7570,245 center
set object 330 rect from 23630,0 to 23910,130 lw 1 fs empty
#set label "T1_h2_0330" at 23770,65 center
set object 331 rect from 7710,1870 to 7900,2240 lw 1 fs empty
#set label "T1_h2_0331" at 7805,2055 center
set object 332 rect from 200,495 to 390,865 lw 1 fs empty
#set label "T1_h2_0332" at 295,680 center
set object 333 rect from 11685,2525 to 11980,3215 lw 1 fs empty
#set label "T1_h2_0333" at 11832,2870 center
set object 334 rect from 5980,1020 to 6095,1060 lw 1 fs empty
#set label "T1_h2_0334" at 6037,1040 center
set object 335 rect from 5165,0 to 5510,560 lw 1 fs empty
#set label "T1_h2_0335" at 5337,280 center
set object 336 rect from 20830,2080 to 21105,2530 lw 1 fs empty
#set label "T1_h2_0336" at 20967,2305 center
set object 337 rect from 23160,0 to 23430,510 lw 1 fs empty
#set label "T1_h2_0337" at 23295,255 center
set object 338 rect from 6610,2895 to 6935,3125 lw 1 fs empty
#set label "T1_h2_0338" at 6772,3010 center
set object 339 rect from 24285,1100 to 24620,1230 lw 1 fs empty
#set label "T1_h2_0339" at 24452,1165 center
set object 340 rect from 7710,130 to 8005,820 lw 1 fs empty
#set label "T1_h2_0340" at 7857,475 center
set object 341 rect from 2260,0 to 2470,80 lw 1 fs empty
#set label "T1_h2_0341" at 2365,40 center
set object 342 rect from 10710,630 to 10955,720 lw 1 fs empty
#set label "T1_h2_0342" at 10832,675 center
set object 343 rect from 19970,2120 to 20235,2260 lw 1 fs empty
#set label "T1_h2_0343" at 20102,2190 center
set object 344 rect from 22070,640 to 22285,1140 lw 1 fs empty
#set label "T1_h2_0344" at 22177,890 center
set object 345 rect from 11305,2650 to 11535,3070 lw 1 fs empty
#set label "T1_h2_0345" at 11420,2860 center
set object 346 rect from 12650,670 to 12940,1440 lw 1 fs empty
#set label "T1_h2_0346" at 12795,1055 center
set object 347 rect from 18950,675 to 19225,1125 lw 1 fs empty
#set label "T1_h2_0347" at 19087,900 center
set object 348 rect from 18245,1800 to 18310,1880 lw 1 fs empty
#set label "T1_h2_0348" at 18277,1840 center
set object 349 rect from 5915,2410 to 6170,2590 lw 1 fs empty
#set label "T1_h2_0349" at 6042,2500 center
set object 350 rect from 0,495 to 200,985 lw 1 fs empty
#set label "T1_h2_0350" at 100,740 center
set object 351 rect from 4530,2660 to 4735,2900 lw 1 fs empty
#set label "T1_h2_0351" at 4632,2780 center
set object 352 rect from 22750,2370 to 22955,2610 lw 1 fs empty
#set label "T1_h2_0352" at 22852,2490 center
set object 353 rect from 5525,2340 to 5855,3210 lw 1 fs empty
#set label "T1_h2_0353" at 5690,2775 center
set object 354 rect from 19600,1090 to 19945,1650 lw 1 fs empty
#set label "T1_h2_0354" at 19772,1370 center
set object 355 rect from 15870,615 to 15925,645 lw 1 fs empty
#set label "T1_h2_0355" at 15897,630 center
set object 356 rect from 5865,730 to 5980,770 lw 1 fs empty
#set label "T1_h2_0356" at 5922,750 center
set object 357 rect from 7200,1140 to 7400,1630 lw 1 fs empty
#set label "T1_h2_0357" at 7300,1385 center
set object 358 rect from 4940,530 to 5110,930 lw 1 fs empty
#set label "T1_h2_0358" at 5025,730 center
set object 359 rect from 5270,2255 to 5520,2715 lw 1 fs empty
#set label "T1_h2_0359" at 5395,2485 center
set object 360 rect from 21330,1370 to 21595,1510 lw 1 fs empty
#set label "T1_h2_0360" at 21462,1440 center
set object 361 rect from 23650,990 to 23825,1420 lw 1 fs empty
#set label "T1_h2_0361" at 23737,1205 center
set object 362 rect from 4890,1340 to 5165,1790 lw 1 fs empty
#set label "T1_h2_0362" at 5027,1565 center
set object 363 rect from 5865,1060 to 6360,2230 lw 1 fs empty
#set label "T1_h2_0363" at 6112,1645 center
set object 364 rect from 1445,2000 to 1790,2560 lw 1 fs empty
#set label "T1_h2_0364" at 1617,2280 center
set object 365 rect from 16495,1920 to 16725,2340 lw 1 fs empty
#set label "T1_h2_0365" at 16610,2130 center
set object 366 rect from 23440,1700 to 23775,1830 lw 1 fs empty
#set label "T1_h2_0366" at 23607,1765 center
set object 367 rect from 9730,660 to 10085,1670 lw 1 fs empty
#set label "T1_h2_0367" at 9907,1165 center
set object 368 rect from 18080,1920 to 18245,2120 lw 1 fs empty
#set label "T1_h2_0368" at 18162,2020 center
set object 369 rect from 8260,500 to 8460,990 lw 1 fs empty
#set label "T1_h2_0369" at 8360,745 center
set object 370 rect from 24230,1230 to 24625,1860 lw 1 fs empty
#set label "T1_h2_0370" at 24427,1545 center
set object 371 rect from 5295,1435 to 5520,1645 lw 1 fs empty
#set label "T1_h2_0371" at 5407,1540 center
set object 372 rect from 15870,0 to 16175,615 lw 1 fs empty
#set label "T1_h2_0372" at 16022,307 center
set object 373 rect from 17815,740 to 18220,1305 lw 1 fs empty
#set label "T1_h2_0373" at 18017,1022 center
set object 374 rect from 1815,1120 to 2200,1400 lw 1 fs empty
#set label "T1_h2_0374" at 2007,1260 center
set object 375 rect from 24935,0 to 25035,160 lw 1 fs empty
#set label "T1_h2_0375" at 24985,80 center
set object 376 rect from 10140,1560 to 10575,2240 lw 1 fs empty
#set label "T1_h2_0376" at 10357,1900 center
set object 377 rect from 10980,1740 to 11255,2190 lw 1 fs empty
#set label "T1_h2_0377" at 11117,1965 center
set object 378 rect from 3205,0 to 3570,230 lw 1 fs empty
#set label "T1_h2_0378" at 3387,115 center
set object 379 rect from 16805,1450 to 16985,1680 lw 1 fs empty
#set label "T1_h2_0379" at 16895,1565 center
set object 380 rect from 25100,0 to 25120,20 lw 1 fs empty
#set label "T1_h2_0380" at 25110,10 center
set object 381 rect from 9180,0 to 9500,640 lw 1 fs empty
#set label "T1_h2_0381" at 9340,320 center
set object 382 rect from 18245,670 to 18700,1800 lw 1 fs empty
#set label "T1_h2_0382" at 18472,1235 center
set object 383 rect from 6685,1610 to 6865,1840 lw 1 fs empty
#set label "T1_h2_0383" at 6775,1725 center
set object 384 rect from 22995,1285 to 23385,1725 lw 1 fs empty
#set label "T1_h2_0384" at 23190,1505 center
set object 385 rect from 19970,1830 to 20080,2120 lw 1 fs empty
#set label "T1_h2_0385" at 20025,1975 center
set object 386 rect from 19970,920 to 20220,1380 lw 1 fs empty
#set label "T1_h2_0386" at 20095,1150 center
set object 387 rect from 22070,1910 to 22365,2600 lw 1 fs empty
#set label "T1_h2_0387" at 22217,2255 center
set object 388 rect from 10335,1220 to 10555,1560 lw 1 fs empty
#set label "T1_h2_0388" at 10445,1390 center
set object 389 rect from 12200,715 to 12515,1485 lw 1 fs empty
#set label "T1_h2_0389" at 12357,1100 center
set object 390 rect from 9170,2490 to 9465,3180 lw 1 fs empty
#set label "T1_h2_0390" at 9317,2835 center
set object 391 rect from 10140,2240 to 10560,3180 lw 1 fs empty
#set label "T1_h2_0391" at 10350,2710 center
set object 392 rect from 7200,1630 to 7435,2050 lw 1 fs empty
#set label "T1_h2_0392" at 7317,1840 center
set object 393 rect from 2910,0 to 3185,450 lw 1 fs empty
#set label "T1_h2_0393" at 3047,225 center
set object 394 rect from 21700,0 to 22005,615 lw 1 fs empty
#set label "T1_h2_0394" at 21852,307 center
set object 395 rect from 4940,1130 to 5165,1340 lw 1 fs empty
#set label "T1_h2_0395" at 5052,1235 center
set object 396 rect from 6330,380 to 6455,470 lw 1 fs empty
#set label "T1_h2_0396" at 6392,425 center
set object 397 rect from 10575,0 to 10965,440 lw 1 fs empty
#set label "T1_h2_0397" at 10770,220 center
set object 398 rect from 10575,1370 to 10980,1935 lw 1 fs empty
#set label "T1_h2_0398" at 10777,1652 center
set object 399 rect from 8160,1280 to 8225,1360 lw 1 fs empty
#set label "T1_h2_0399" at 8192,1320 center
set object 400 rect from 3205,1350 to 3515,2200 lw 1 fs empty
#set label "T1_h2_0400" at 3360,1775 center
set object 401 rect from 5525,0 to 5735,80 lw 1 fs empty
#set label "T1_h2_0401" at 5630,40 center
set object 402 rect from 21700,1490 to 22070,2560 lw 1 fs empty
#set label "T1_h2_0402" at 21885,2025 center
set object 403 rect from 20200,1650 to 20480,1780 lw 1 fs empty
#set label "T1_h2_0403" at 20340,1715 center
set object 404 rect from 13045,1760 to 13220,2190 lw 1 fs empty
#set label "T1_h2_0404" at 13132,1975 center
set object 405 rect from 14240,90 to 14475,510 lw 1 fs empty
#set label "T1_h2_0405" at 14357,300 center
set object 406 rect from 7470,1830 to 7685,2330 lw 1 fs empty
#set label "T1_h2_0406" at 7577,2080 center
set object 407 rect from 8475,745 to 8745,1255 lw 1 fs empty
#set label "T1_h2_0407" at 8610,1000 center
set object 408 rect from 5165,1795 to 5270,2015 lw 1 fs empty
#set label "T1_h2_0408" at 5217,1905 center
set object 409 rect from 22925,230 to 22990,310 lw 1 fs empty
#set label "T1_h2_0409" at 22957,270 center
set object 410 rect from 18245,2995 to 18610,3225 lw 1 fs empty
#set label "T1_h2_0410" at 18427,3110 center
set object 411 rect from 12375,1485 to 12615,2155 lw 1 fs empty
#set label "T1_h2_0411" at 12495,1820 center
set object 412 rect from 17815,1305 to 18120,1920 lw 1 fs empty
#set label "T1_h2_0412" at 17967,1612 center
set object 413 rect from 23440,3010 to 23650,3090 lw 1 fs empty
#set label "T1_h2_0413" at 23545,3050 center
set object 414 rect from 20520,0 to 20975,1130 lw 1 fs empty
#set label "T1_h2_0414" at 20747,565 center
set object 415 rect from 16770,370 to 17000,790 lw 1 fs empty
#set label "T1_h2_0415" at 16885,580 center
set object 416 rect from 9100,970 to 9355,1150 lw 1 fs empty
#set label "T1_h2_0416" at 9227,1060 center
set object 417 rect from 22680,2280 to 22750,2460 lw 1 fs empty
#set label "T1_h2_0417" at 22715,2370 center
set object 418 rect from 15390,2440 to 15825,3120 lw 1 fs empty
#set label "T1_h2_0418" at 15607,2780 center
set object 419 rect from 5165,560 to 5525,1435 lw 1 fs empty
#set label "T1_h2_0419" at 5345,997 center
set object 420 rect from 25035,0 to 25065,40 lw 1 fs empty
#set label "T1_h2_0420" at 25050,20 center
set object 421 rect from 615,740 to 735,870 lw 1 fs empty
#set label "T1_h2_0421" at 675,805 center
set object 422 rect from 22750,2280 to 22995,2370 lw 1 fs empty
#set label "T1_h2_0422" at 22872,2325 center
set object 423 rect from 70,1425 to 415,1985 lw 1 fs empty
#set label "T1_h2_0423" at 242,1705 center
set object 424 rect from 5270,3135 to 5480,3215 lw 1 fs empty
#set label "T1_h2_0424" at 5375,3175 center
set object 425 rect from 9730,530 to 10105,660 lw 1 fs empty
#set label "T1_h2_0425" at 9917,595 center
set object 426 rect from 22070,1140 to 22385,1910 lw 1 fs empty
#set label "T1_h2_0426" at 22227,1525 center
set object 427 rect from 14025,630 to 14115,750 lw 1 fs empty
#set label "T1_h2_0427" at 14070,690 center
set object 428 rect from 2910,810 to 3205,1500 lw 1 fs empty
#set label "T1_h2_0428" at 3057,1155 center
set object 429 rect from 13570,0 to 13810,670 lw 1 fs empty
#set label "T1_h2_0429" at 13690,335 center
set object 430 rect from 5430,1655 to 5475,1765 lw 1 fs empty
#set label "T1_h2_0430" at 5452,1710 center
set object 431 rect from 24485,560 to 24680,1100 lw 1 fs empty
#set label "T1_h2_0431" at 24582,830 center
set object 432 rect from 1140,1140 to 1445,1755 lw 1 fs empty
#set label "T1_h2_0432" at 1292,1447 center
set object 433 rect from 11600,495 to 11815,995 lw 1 fs empty
#set label "T1_h2_0433" at 11707,745 center
set object 434 rect from 18950,180 to 19300,675 lw 1 fs empty
#set label "T1_h2_0434" at 19125,427 center
set object 435 rect from 7035,2820 to 7300,2960 lw 1 fs empty
#set label "T1_h2_0435" at 7167,2890 center
set object 436 rect from 12000,2155 to 12330,3025 lw 1 fs empty
#set label "T1_h2_0436" at 12165,2590 center
set object 437 rect from 17445,2035 to 17670,2245 lw 1 fs empty
#set label "T1_h2_0437" at 17557,2140 center
set object 438 rect from 12940,910 to 13230,1680 lw 1 fs empty
#set label "T1_h2_0438" at 13085,1295 center
set object 439 rect from 17445,1615 to 17680,2035 lw 1 fs empty
#set label "T1_h2_0439" at 17562,1825 center
set object 440 rect from 4035,1930 to 4370,2060 lw 1 fs empty
#set label "T1_h2_0440" at 4202,1995 center
set object 441 rect from 12940,280 to 13335,910 lw 1 fs empty
#set label "T1_h2_0441" at 13137,595 center
set object 442 rect from 21700,615 to 22060,1490 lw 1 fs empty
#set label "T1_h2_0442" at 21880,1052 center
set object 443 rect from 4740,0 to 5150,530 lw 1 fs empty
#set label "T1_h2_0443" at 4945,265 center
set object 444 rect from 8475,0 to 8780,615 lw 1 fs empty
#set label "T1_h2_0444" at 8627,307 center
set object 445 rect from 17140,1615 to 17445,2230 lw 1 fs empty
#set label "T1_h2_0445" at 17292,1922 center
set object 446 rect from 3465,230 to 3610,300 lw 1 fs empty
#set label "T1_h2_0446" at 3537,265 center
set object 447 rect from 7900,1870 to 8090,2240 lw 1 fs empty
#set label "T1_h2_0447" at 7995,2055 center
set object 448 rect from 8780,2360 to 8995,2860 lw 1 fs empty
#set label "T1_h2_0448" at 8887,2610 center
set object 449 rect from 6610,2505 to 6875,2645 lw 1 fs empty
#set label "T1_h2_0449" at 6742,2575 center
set object 450 rect from 4015,1080 to 4325,1930 lw 1 fs empty
#set label "T1_h2_0450" at 4170,1505 center
set object 451 rect from 15150,1820 to 15390,2490 lw 1 fs empty
#set label "T1_h2_0451" at 15270,2155 center
set object 452 rect from 22390,230 to 22710,870 lw 1 fs empty
#set label "T1_h2_0452" at 22550,550 center
set object 453 rect from 6850,90 to 6990,290 lw 1 fs empty
#set label "T1_h2_0453" at 6920,190 center
set object 454 rect from 9100,1150 to 9350,1610 lw 1 fs empty
#set label "T1_h2_0454" at 9225,1380 center
set object 455 rect from 24025,560 to 24285,1120 lw 1 fs empty
#set label "T1_h2_0455" at 24155,840 center
set object 456 rect from 6685,760 to 6995,1610 lw 1 fs empty
#set label "T1_h2_0456" at 6840,1185 center
set object 457 rect from 16060,1965 to 16265,2205 lw 1 fs empty
#set label "T1_h2_0457" at 16162,2085 center
set object 458 rect from 15390,1750 to 15685,2440 lw 1 fs empty
#set label "T1_h2_0458" at 15537,2095 center
set object 459 rect from 19970,1410 to 20200,1830 lw 1 fs empty
#set label "T1_h2_0459" at 20085,1620 center
set object 460 rect from 15770,1200 to 15870,1360 lw 1 fs empty
#set label "T1_h2_0460" at 15820,1280 center
set object 461 rect from 7150,930 to 7375,1140 lw 1 fs empty
#set label "T1_h2_0461" at 7262,1035 center
set object 462 rect from 1815,2015 to 2260,2765 lw 1 fs empty
#set label "T1_h2_0462" at 2037,2390 center
set object 463 rect from 18505,250 to 18655,670 lw 1 fs empty
#set label "T1_h2_0463" at 18580,460 center
set object 464 rect from 15150,1150 to 15390,1820 lw 1 fs empty
#set label "T1_h2_0464" at 15270,1485 center
set object 465 rect from 22750,2610 to 22965,3110 lw 1 fs empty
#set label "T1_h2_0465" at 22857,2860 center
set object 466 rect from 3465,950 to 3690,1160 lw 1 fs empty
#set label "T1_h2_0466" at 3577,1055 center
set object 467 rect from 3205,2330 to 3600,2960 lw 1 fs empty
#set label "T1_h2_0467" at 3402,2645 center
set object 468 rect from 18245,2755 to 18450,2995 lw 1 fs empty
#set label "T1_h2_0468" at 18347,2875 center
set object 469 rect from 19600,1650 to 19805,1890 lw 1 fs empty
#set label "T1_h2_0469" at 19702,1770 center
set object 470 rect from 11155,3070 to 11530,3200 lw 1 fs empty
#set label "T1_h2_0470" at 11342,3135 center
set object 471 rect from 2910,2010 to 3205,2700 lw 1 fs empty
#set label "T1_h2_0471" at 3057,2355 center
set object 472 rect from 8005,590 to 8210,830 lw 1 fs empty
#set label "T1_h2_0472" at 8107,710 center
set object 473 rect from 16150,2925 to 16475,3155 lw 1 fs empty
#set label "T1_h2_0473" at 16312,3040 center
set object 474 rect from 6610,3125 to 6855,3215 lw 1 fs empty
#set label "T1_h2_0474" at 6732,3170 center
set object 475 rect from 7710,3000 to 8035,3230 lw 1 fs empty
#set label "T1_h2_0475" at 7872,3115 center
set object 476 rect from 24025,1230 to 24230,1470 lw 1 fs empty
#set label "T1_h2_0476" at 24127,1350 center
set object 477 rect from 10575,1935 to 10930,2945 lw 1 fs empty
#set label "T1_h2_0477" at 10752,2440 center
set object 478 rect from 16150,2795 to 16430,2925 lw 1 fs empty
#set label "T1_h2_0478" at 16290,2860 center
set object 479 rect from 22070,2600 to 22390,3240 lw 1 fs empty
#set label "T1_h2_0479" at 22230,2920 center
set object 480 rect from 22390,2170 to 22490,2330 lw 1 fs empty
#set label "T1_h2_0480" at 22440,2250 center
set object 481 rect from 15390,1200 to 15770,1750 lw 1 fs empty
#set label "T1_h2_0481" at 15580,1475 center
set object 482 rect from 10335,680 to 10530,1220 lw 1 fs empty
#set label "T1_h2_0482" at 10432,950 center
set object 483 rect from 5865,650 to 6025,730 lw 1 fs empty
#set label "T1_h2_0483" at 5945,690 center
set object 484 rect from 8995,2360 to 9370,2490 lw 1 fs empty
#set label "T1_h2_0484" at 9182,2425 center
set object 485 rect from 2260,2305 to 2520,2865 lw 1 fs empty
#set label "T1_h2_0485" at 2390,2585 center
set object 486 rect from 24840,0 to 24895,30 lw 1 fs empty
#set label "T1_h2_0486" at 24867,15 center
set object 487 rect from 9500,0 to 9730,420 lw 1 fs empty
#set label "T1_h2_0487" at 9615,210 center
set object 488 rect from 4940,930 to 5080,1130 lw 1 fs empty
#set label "T1_h2_0488" at 5010,1030 center
set object 489 rect from 14955,1150 to 15150,1690 lw 1 fs empty
#set label "T1_h2_0489" at 15052,1420 center
set object 490 rect from 4370,2580 to 4530,2660 lw 1 fs empty
#set label "T1_h2_0490" at 4450,2620 center
set object 491 rect from 23475,1470 to 23605,1690 lw 1 fs empty
#set label "T1_h2_0491" at 23540,1580 center
set object 492 rect from 13045,1680 to 13205,1760 lw 1 fs empty
#set label "T1_h2_0492" at 13125,1720 center
set object 493 rect from 21330,1510 to 21635,2125 lw 1 fs empty
#set label "T1_h2_0493" at 21482,1817 center
set object 494 rect from 11600,995 to 11970,2065 lw 1 fs empty
#set label "T1_h2_0494" at 11785,1530 center
set object 495 rect from 8995,2490 to 9170,2920 lw 1 fs empty
#set label "T1_h2_0495" at 9082,2705 center
set object 496 rect from 22390,1070 to 22665,1520 lw 1 fs empty
#set label "T1_h2_0496" at 22527,1295 center
set object 497 rect from 11155,2190 to 11305,2610 lw 1 fs empty
#set label "T1_h2_0497" at 11230,2400 center
set object 498 rect from 6125,90 to 6370,180 lw 1 fs empty
#set label "T1_h2_0498" at 6247,135 center
set object 499 rect from 16805,1810 to 17125,2450 lw 1 fs empty
#set label "T1_h2_0499" at 16965,2130 center
set object 500 rect from 0,3110 to 245,3200 lw 1 fs empty
#set label "T1_h2_0500" at 122,3155 center
set xtics 1256
set ytics 1256
set size square
set grid  
plot [0:25135][0:25135] 0
set terminal png size 1024,768
set output "td02.png"
replot
set terminal x11 persist size 1024,768
replot
